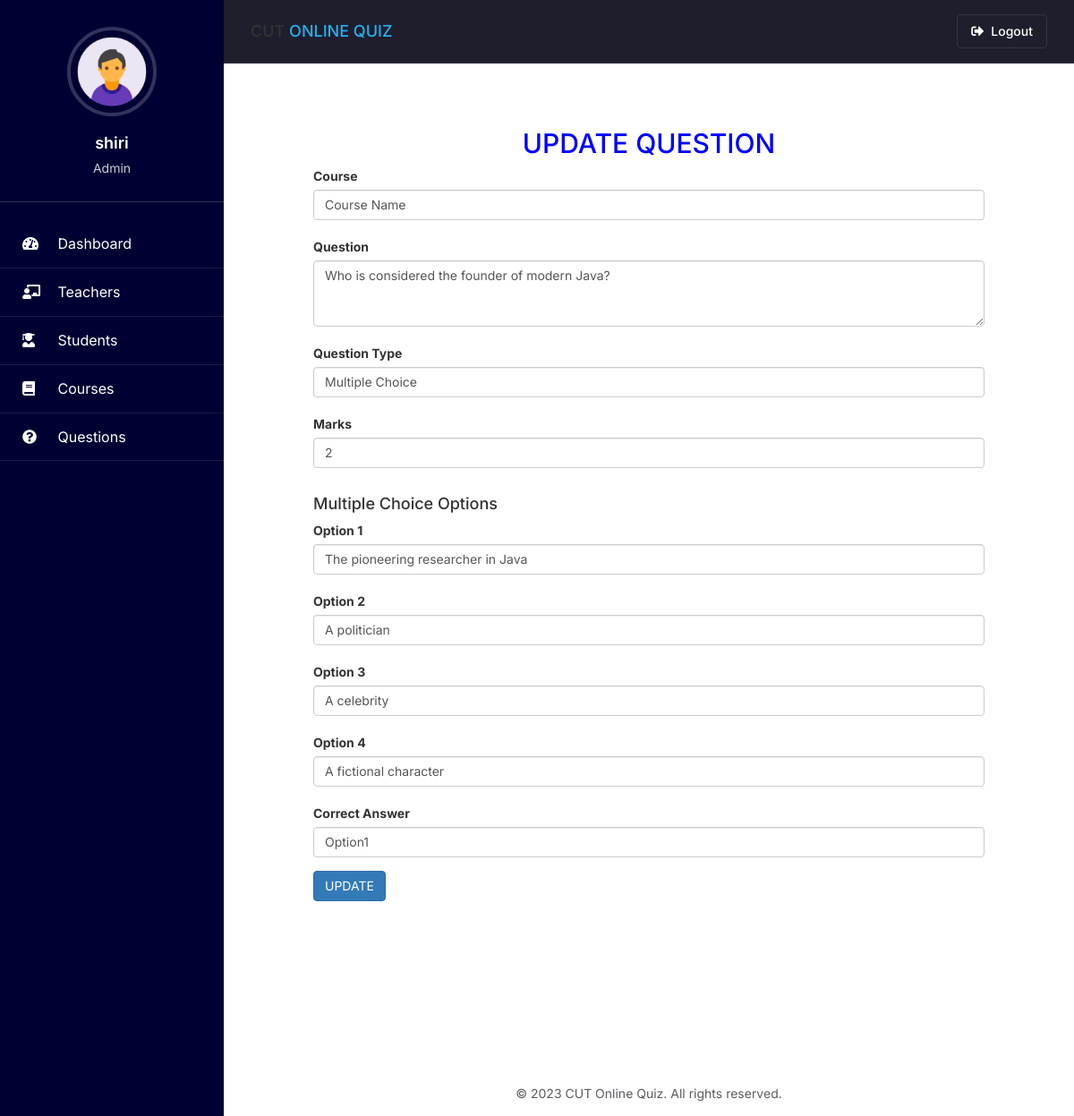
The app's page /update-question/2 (signed in) with its own data.
### quiz/models.py (models this page shows, shortened)
class Question(models.Model):
    QUESTION_TYPE_CHOICES = (
        ('multiple_choice', 'Multiple Choice'),
        ('checkbox', 'Checkbox (Multiple Answers)'),
        ('short_answer', 'Short Answer'),
    )
    course = models.ForeignKey(Course, on_delete=models.CASCADE)
    marks = models.PositiveIntegerField()
    question = models.CharField(max_length=600)
    question_type = models.CharField(max_length=20, choices=QUESTION_TYPE_CHOICES, default='multiple_choice')
    option1 = models.CharField(max_length=200, blank=True, null=True)
    option2 = models.CharField(max_length=200, blank=True, null=True)
    option3 = models.CharField(max_length=200, blank=True, null=True)
    option4 = models.CharField(max_length=200, blank=True, null=True)
    cat = (('Option1','Option1'),('Option2','Option2'),('Option3','Option3'),('Option4','Option4'))
    answer = models.CharField(max_length=200, choices=cat, blank=True, null=True)
    multiple_answers = models.JSONField(blank=True, null=True, help_text="JSON array of correct answers for checkbox questions")
    short_answer_pattern = models.CharField(max_length=500, blank=True, null=True, help_text="Pattern or keywords for matching short answers")
    is_ai_generated = models.BooleanField(default=False)
    ai_generation_prompt = models.TextField(blank=True, null=True)

### quiz/views.py (the view, shortened to what this page needs)
# urls.py: path('update-question/<int:pk>', views.update_question_view, name='update-question'),
@login_required(login_url='adminlogin')
def update_question_view(request, pk):
    question = models.Question.objects.get(id=pk)
    questionForm = forms.QuestionForm(instance=question)
    return render(request, 'quiz/update_question.html', {'questionForm': questionForm, 'question': question})

### quiz/forms.py (shortened to what this page needs)
class QuestionForm(forms.ModelForm):
    courseID = forms.ModelChoiceField(queryset=models.Course.objects.all(), empty_label="Course Name", to_field_name="id")
    class Meta:
        model = models.Question
        fields = ['marks', 'question', 'question_type', 'option1', 'option2', 'option3', 'option4',
                  'answer', 'multiple_answers', 'short_answer_pattern']
        widgets = {
            'question': forms.Textarea(attrs={'rows': 3, 'cols': 50}),
            'short_answer_pattern': forms.Textarea(attrs={'rows': 2, 'cols': 50, 'placeholder': 'Enter keywords or patterns to match correct answers, separated by commas'}),
            'multiple_answers': forms.CheckboxSelectMultiple(choices=[
                ('Option1', 'Option 1'),
                ('Option2', 'Option 2'),
                ('Option3', 'Option 3'),
                ('Option4', 'Option 4'),
            ]),
            'question_type': forms.Select(attrs={'class': 'form-select', 'id': 'question-type-select'})
        }

### quiz/models.py (called while the page is built)
   def __str__(self):
        return self.course_name

### student/context_processors.py (called while the page is built)
def student_profile(request):
    context = {}
    if request.user.is_authenticated:
        try:
            if request.user.groups.filter(name='STUDENT').exists():
                student = Student.objects.get(user=request.user)
                context['student'] = student
        except Student.DoesNotExist:
            pass
    return context

### teacher/context_processors.py (called while the page is built)
def teacher_profile(request):
    context = {}
    if request.user.is_authenticated:
        try:
            if request.user.groups.filter(name='TEACHER').exists():
                teacher = Teacher.objects.get(user=request.user)
                context['teacher'] = teacher
        except Teacher.DoesNotExist:
            pass
    return context

### templates/quiz/update_question.html (shortened to what this page needs)
{% extends 'quiz/adminbase.html' %}
{% load widget_tweaks %}
{% block content %}
<head>
    <link rel="stylesheet" href="https://maxcdn.bootstrapcdn.com/bootstrap/3.4.1/css/bootstrap.min.css">
</head>
<h2 style="text-align:center; color:blue;">UPDATE QUESTION</h2>
<form method="POST" autocomplete="off" style="margin:100px;margin-top: 0px;">
    <div class="form-group">
        <label for="question">Course</label>
        {% render_field questionForm.courseID|attr:'required:true' class="form-control" %}
        <br>
        <label for="question">Question</label>
        {% render_field questionForm.question|attr:'required:true' class="form-control" %}
        <br>
        <label for="question_type">Question Type</label>
        {% render_field questionForm.question_type|attr:'required:true' class="form-control" id="question-type-selector" %}
        <br>
        <label for="question_number">Marks</label>
        {% render_field questionForm.marks|attr:'required:true' class="form-control" %}
        <br>
        <div id="multiple-choice-section" class="question-section">
            <h4>Multiple Choice Options</h4>
            <label for="option1">Option 1</label>
            {% render_field questionForm.option1 class="form-control" %}
            <br>
            <label for="option2">Option 2</label>
            {% render_field questionForm.option2 class="form-control" %}
            <br>
            <label for="option3">Option 3</label>
            {% render_field questionForm.option3 class="form-control" %}
            <br>
            <label for="option4">Option 4</label>
            {% render_field questionForm.option4 class="form-control" %}
            <br>
            <label for="answer">Correct Answer</label>
            {% render_field questionForm.answer class="form-control" %}
        </div>
    </div>
    <button type="submit" class="btn btn-primary">UPDATE</button>
</form>
<br><br><br>
{% endblock content %}

### templates/quiz/adminbase.html (shortened to what this page needs)
<!DOCTYPE html>
{% load static %}
<html lang="en" dir="ltr">
<head>
  <link rel="stylesheet" href="https://cdn.jsdelivr.net/npm/bootstrap@5.3.0/dist/css/bootstrap.min.css">
  <link rel="stylesheet" href="https://cdnjs.cloudflare.com/ajax/libs/font-awesome/5.15.4/css/all.min.css">
</head>
<body>
  <div class="sidebar">
    <div class="sidebar-profile">
      <img src="{% static 'image/admin.png' %}" class="profile_image" alt="Admin Profile">
      <h4>{{request.user.username}}</h4>
      <h6>Admin</h6>
    </div>
    <a href="/admin-dashboard" class="{% if request.path == '/admin-dashboard' %}active{% endif %}">
      <i class="fas fa-tachometer-alt"></i>
      <span>Dashboard</span>
    </a>
    <a href="/admin-teacher" class="{% if request.path == '/admin-teacher' %}active{% endif %}">
      <i class="fas fa-chalkboard-teacher"></i>
      <span>Teachers</span>
    </a>
    <a href="/admin-student" class="{% if request.path == '/admin-student' %}active{% endif %}">
      <i class="fas fa-user-graduate"></i>
      <span>Students</span>
    </a>
    <a href="/admin-course" class="{% if request.path == '/admin-course' %}active{% endif %}">
      <i class="fas fa-book"></i>
      <span>Courses</span>
    </a>
    <a href="/admin-question" class="{% if request.path == '/admin-question' %}active{% endif %}">
      <i class="fas fa-question-circle"></i>
      <span>Questions</span>
    </a>
    </div>
    <form action="{% url 'logout' %}" method="POST" style="display: block;">
      <button type="submit" class="sidebar-logout-btn">
        <span>Logout</span>
      </button>
    </form>
  <div class="content">
    <div class="header">
      <div class="header-left">
        <h4>CUT <span style="color: var(--primary-color);">ONLINE QUIZ</span></h4>
      </div>
      <div class="header-right">
        <form action="{% url 'logout' %}" method="POST" style="display:inline;">
          <button type="submit" class="logout-btn">
            <i class="fas fa-sign-out-alt"></i> Logout
          </button>
        </form>
      </div>
    </div>
    {% block content %}
    {% endblock content %}
    <footer class="py-4 mt-5">
      <div class="container-fluid">
        <div class="text-center">
          <p class="mb-0 text-muted">© 2023 CUT Online Quiz. All rights reserved.</p>
        </div>
      </div>
    </footer>
  </div>
</body>
</html>

### templates/quiz/adminbase.html (style rules this page uses)
:root { --primary-color: #24b0ed; --sidebar-color: #2a9d8f; --dark-bg: #151521; --darker-bg: #1e1e2d; --text-primary: #ffffff; --text-secondary: rgba(255, 255, 255, 0.7); --text-muted: rgba(255, 255, 255, 0.5); --border-color: rgba(255, 255, 255, 0.1); }
* { margin: 0; padding: 0; list-style: none; text-decoration: none; box-sizing: border-box; font-family: 'Inter', sans-serif; }
body { background-color: var(--dark-bg); color: var(--text-primary); }
.sidebar { position: fixed; width: 250px; height: 100%; background: #000033; padding: 30px 0; overflow-y: auto; transition: all 0.3s ease; z-index: 100; }
.sidebar-profile { text-align: center; padding: 0 15px 20px; border-bottom: 1px solid rgba(255, 255, 255, 0.2); margin-bottom: 20px; }
.profile_image { width: 100px; height: 100px; border-radius: 50%; object-fit: cover; margin-bottom: 10px; border: 4px solid rgba(255, 255, 255, 0.2); }
.sidebar-profile h4 { color: white; margin-bottom: 5px; font-weight: 600; font-size: 18px; }
.sidebar-profile h6 { color: rgba(255, 255, 255, 0.8); font-size: 14px; font-weight: 400; }
.sidebar a { display: block; padding: 15px 25px; border-bottom: 1px solid rgba(255, 255, 255, 0.1); color: white; font-size: 16px; position: relative; text-decoration: none; transition: all 0.3s ease; }
.sidebar a i { margin-right: 15px; min-width: 20px; }
.sidebar-logout-btn { display: block; width: 100%; text-align: left; padding: 15px 25px; border: none; border-bottom: 1px solid rgba(255, 255, 255, 0.1); background: transparent; color: white; font-size: 16px; position: relative; transition: all 0.3s ease; cursor: pointer; }
.header { display: flex; justify-content: space-between; align-items: center; padding: 15px 30px; background-color: var(--darker-bg); border-bottom: 1px solid var(--border-color); position: fixed; top: 0; right: 0; width: calc(100% - 250px); z-index: 99; transition: all 0.3s ease; }
.header-left { display: flex; align-items: center; }
.header-right { display: flex; align-items: center; }
.logout-btn { background-color: transparent; color: var(--text-primary); border: 1px solid var(--border-color); padding: 8px 15px; border-radius: 5px; font-weight: 500; transition: all 0.3s ease; text-decoration: none; display: flex; align-items: center; }
.logout-btn i { margin-right: 8px; }
.content { width: calc(100% - 250px); margin-left: 250px; padding-top: 70px; min-height: 100vh; transition: all 0.3s ease; }

### templates/quiz/update_question.html (style rules this page uses)
.question-section { display: none; }
.section-active { display: block; }

### records on screen
Question: question "Who is considered the founder of modern Java?", question_type "Multiple Choice", marks "2", option1 "The pioneering researcher in Java", option2 "A politician", option3 "A celebrity", option4 "A fictional character", answer "Option1"

### other values on screen
{{ request.user.username }} "shiri"
